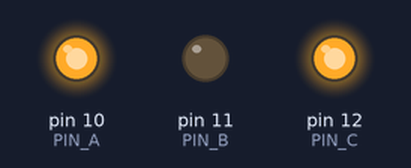
A sketch run on a simulated Arduino Uno, built with avr-gcc and run on an emulated ATmega328P. On the bench: output pins drawn as LEDs (lit = HIGH).

Above: at 1.0 s.
At 5.0 s:
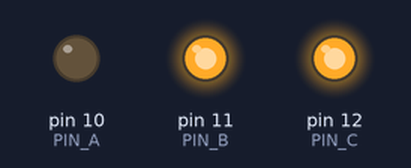
At 7.0 s:
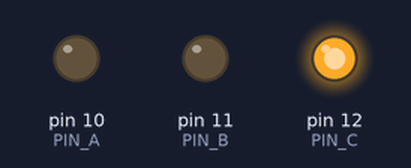
Timing chart, 0 to 9.2 s (numbered marks = the images above):
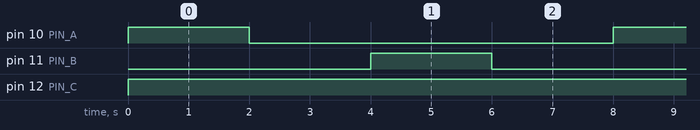

The sketch:

work3.ino
```cpp
/*-----------------------------------------------------------------------
  第3回
  DCモータが停止→正転→逆転→停止→正転→... を繰り返すプログラムを作ってください。
  逆転は、B→Aに電流を流します。
  ------------------------------------------------------------------------*/

#define PIN_A 10 //モータ動作用ピン
#define PIN_B 11 //モータ動作用ピン
#define PIN_C 12 //モータ回転ピン

void setup() {

  pinMode(10, OUTPUT);
  pinMode(11, OUTPUT);
  pinMode(12, OUTPUT);

}

void loop() {

  //正転 A→Bに電流を流す
  digitalWrite(PIN_A, HIGH);
  digitalWrite(PIN_B, LOW);
  analogWrite(PIN_C, 255); //電流を流す
  delay(2000);

  //ストップ
  digitalWrite(PIN_A, LOW);
  digitalWrite(PIN_B, LOW);
  delay(2000);

  //正転 B→Aに電流を流す
  digitalWrite(PIN_A, LOW);
  digitalWrite(PIN_B, HIGH);
  analogWrite(PIN_C, 255); //電流を流す
  delay(2000);

  //ストップ
  digitalWrite(PIN_A, LOW);
  digitalWrite(PIN_B, LOW);
  delay(2000);
}
```

Measured:
- by itself, pin 10 (PIN_A), pin 11 (PIN_B): alternates HIGH for 2.0 s and LOW for 6.0 s
- by itself, pin 12 (PIN_C): LOW → HIGH at 0.00 s
- by itself, everything shown: repeats every 8.0 s, in 4 steps
